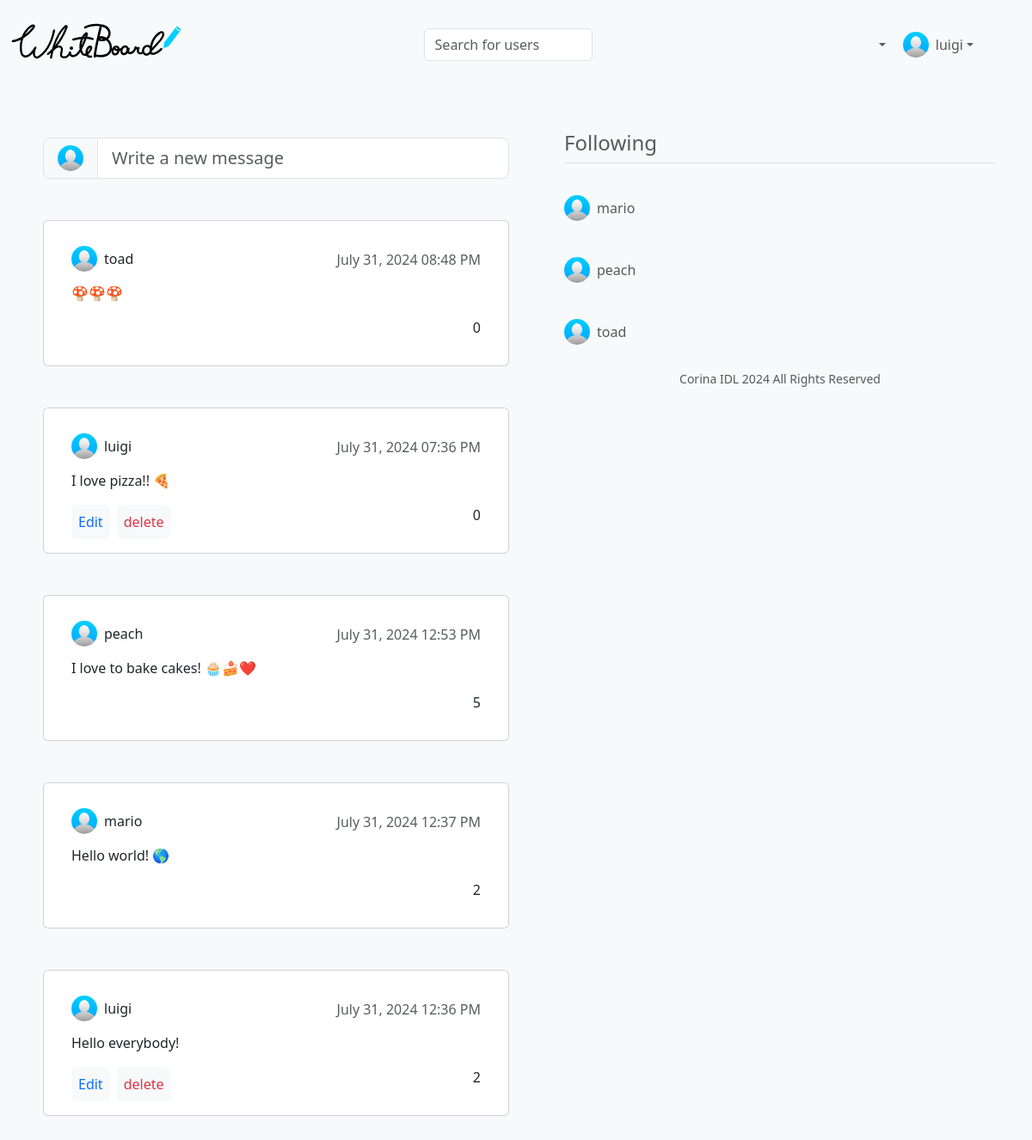
The page / (signed in) on the database as committed earlier.
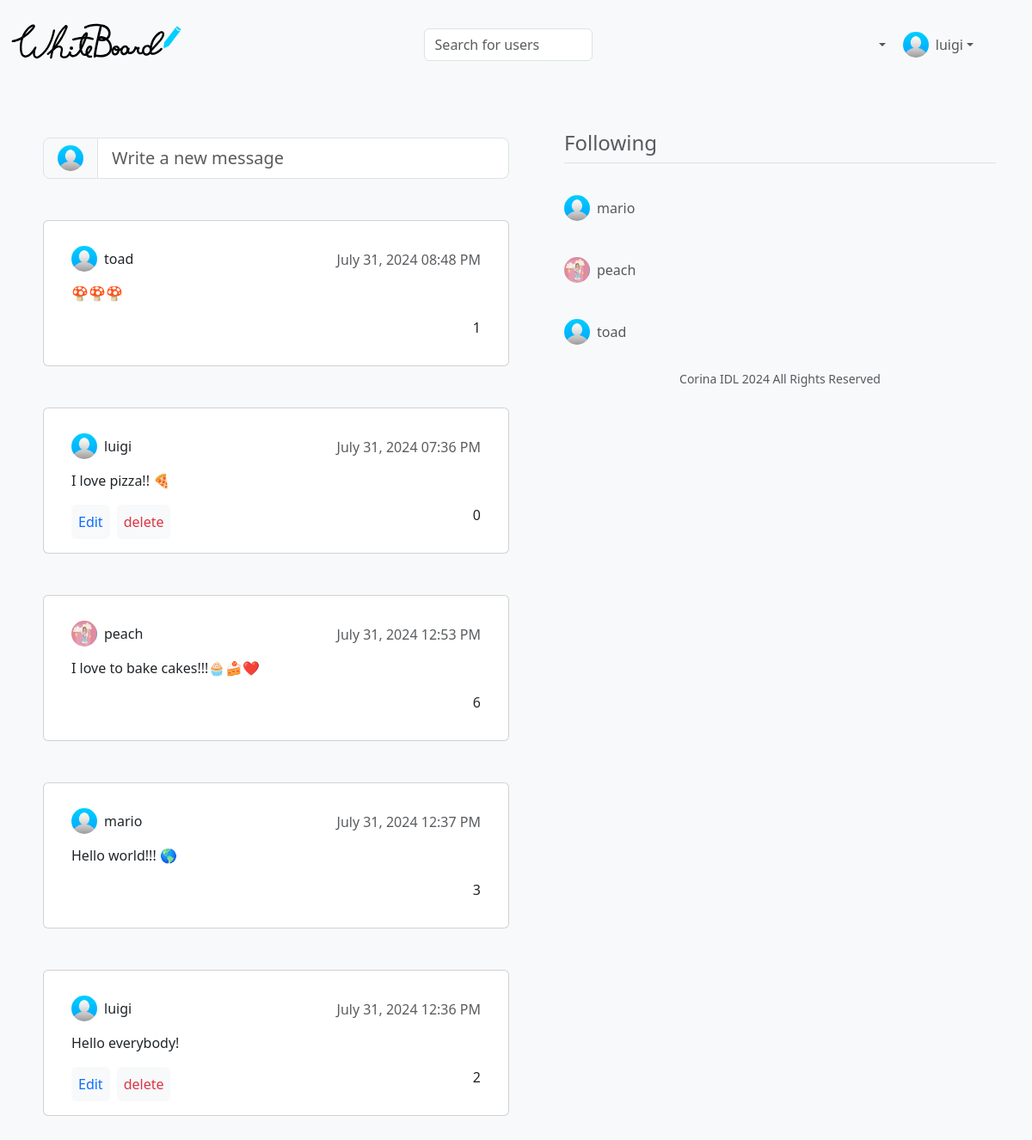
The same page on the database as committed later.
### tables this page shows
CREATE TABLE users (
	id INTEGER PRIMARY KEY AUTOINCREMENT NOT NULL,
	name TEXT NOT NULL,
	email TEXT NOT NULL,
	pass TEXT NOT NULL,
	username TEXT NOT NULL
, workplace TEXT, location TEXT, studies TEXT, phone NUMERIC, image TEXT NOT NULL DEFAULT "avatar.jpg", joined NUMERIC NOT NULL DEFAULT "2024-07-28");

CREATE TABLE messages (
	id INTEGER PRIMARY KEY AUTOINCREMENT NOT NULL,
	user_id INTEGER NOT NULL,
	content TEXT NOT NULL,
	date NUMERIC NOT NULL,
	likes INTEGER NOT NULL DEFAULT 0,
	FOREIGN KEY (user_id) REFERENCES users (id)
);

### app.py (the view)
@app.route("/")
@login_required
def index():
    users = db.execute("SELECT * FROM users WHERE id = ?", session["user_id"])
    path = "home"
    hack = db.execute("SELECT * FROM followers WHERE user_id = ? AND follows = ?", session["user_id"], session["user_id"])
    if not hack:
        db.execute("INSERT INTO followers (user_id, follows) VALUES (?, ?)", session["user_id"], session["user_id"])
    messages = db.execute("SELECT username, image, content, likes, date, messages.id, messages.user_id FROM users, messages, followers WHERE users.id = messages.user_id AND messages.user_id = followers.follows AND followers.user_id = ? ORDER BY date DESC", session["user_id"])
    following = db.execute("SELECT username, image FROM users, followers WHERE users.id = followers.follows AND followers.user_id = ? AND followers.follows != ? LIMIT 5", session["user_id"], session["user_id"])
    return render_template("index.html", users=users, messages=messages, following=following, path=path)

### app.py (called while the page is built)
@app.after_request
def after_request(response):
    response.headers["Cache-Control"] = "no-cache, no-store, must-revalidate"
    response.headers["Expires"] = 0
    response.headers["Pragma"] = "no-cache"
    return response

### helpers.py (called while the page is built)
def login_required(f):
    @wraps(f)
    def decorated_function(*args, **kwargs):
        if session.get("user_id") is None:
            return redirect("/login")
        return f(*args, **kwargs)
    return decorated_function

def format_date(date):
    if len(date) > 10:
        date_obj = datetime.datetime.strptime(date, '%Y-%m-%d %H:%M:%S')
        new_format = date_obj.strftime('%B %d, %Y %I:%M %p')
    else:
        date_obj = datetime.datetime.strptime(date, '%Y-%m-%d')
        new_format = date_obj.strftime('%B %d, %Y')
    return new_format

### templates/index.html (shortened to what this page needs)
{% extends "layout.html" %}
{% block main %}
    <div class="d-flex">
        <div class="flex-grow-1 mt-2 p-2">
            <div class="input-group input-group-lg mb-5">
                <span class="input-group-text" id="inputGroup-sizing-lg">
                    {% for user in users %}
                        <img src="../static/{{ user.image }}" class="rounded-circle" height="30" width="30" alt="Avatar" loading="lazy" />
                    {% endfor %}
                </span>
                <input id="new-message" type="text" class="form-control" aria-label="Sizing example input" aria-describedby="inputGroup-sizing-lg" placeholder="Write a new message" data-bs-toggle="modal" data-bs-target="#new-msg-modal">
            </div>
            <div class="message-board w-100">
                {% if messages %}
                    {% for msg in messages %}
                        <div class="card mb-5">
                            <div class="card-body mx-3">
                                <div class="d-flex align-items-center justify-content-between">
                                    <a class="nav-link d-flex align-items-center" href="/profile-{{ msg.username }}">
                                        <img src="../static/{{ msg.image }}" class="rounded-circle" height="30" width="30" alt="Avatar" loading="lazy" />
                                        <p class="mt-3 ms-2">{{ msg.username }}</p>
                                    </a>
                                    <h6 class="card-subtitle mt-1 text-body-secondary">{{ msg.date | format_date }}</h6>
                                </div>
                                <p class="card-text">{{ msg.content }}</p>
                                {% for user in users %}
                                    {% if msg.user_id|int() == user.id|int() %}
                                        <div class="d-flex justify-content-between gap-2">
                                            <div class="d-flex gap-2">
                                                <a href="#" class="p-2 bg-light rounded" data-bs-toggle="modal" data-bs-target="#edit-msg-modal-{{msg.id}}">Edit</a>
                                                <a href="#" class="p-2 bg-light rounded text-danger" data-bs-toggle="modal" data-bs-target="#delete-msg-modal-{{msg.id}}">delete</a>
                                            </div>
                                            <div class="d-flex gap-2">
                                                <a href="/liked/{{ path }}/{{msg.id}}/{{msg.user_id}}"><box-icon name='heart'></box-icon></a>
                                                <p>{{ msg.likes }}</p>
                                            </div>
                                        </div>
                                    {% else %}
                                        <div class="d-flex justify-content-end gap-2">
                                            <a href="/liked/{{ path }}/{{msg.id}}/{{msg.user_id}}"><box-icon name='heart'></box-icon></a>
                                            <p>{{ msg.likes }}</p>
                                        </div>
                                    {% endif %}
                                {% endfor %}
                            </div>
                        </div>
                    {% endfor %}
                {% else %}
                    <div class="card mb-5">
                        <div class="card-body mx-3 text-center">
                            <p class="h5 card-subtitle my-5 text-body-secondary">No messages to show yet</p>
                        </div>
                    </div>
                {% endif %}
            </div>
        </div>
        <div class="d-none d-sm-block ps-5 w-50">
            <div class="mb-lg-5 ms-2 me-0 text-muted">
                <strong class="d-block h4 my-2 pb-2 border-bottom">Following</strong>
                {% if following %}
                    <nav class="navbar">
                        <ul class="navbar-nav">
                            {% for user in following %}
                                <li class="nav-item">
                                    <a class="nav-link d-flex align-items-center" href="/profile-{{ user.username }}">
                                        <img src="../static/{{ user.image }}" class="rounded-circle" height="30" width="30" alt="Avatar" loading="lazy" />
                                        <p class="mt-3 ms-2">{{ user.username }}</p>
                                    </a>
                                </li>
                            {% endfor %}
                        </ul>
                    </nav>
                {% else %}
                    <p class="my-5 h6 text-center">You are not following any user yet</p>
                {% endif %}
                <footer class="mb-5">
                    <p class="mb-3 small text-center text-muted">
                        Corina IDL <span id="date"></span> All Rights Reserved
                    </p>
                </footer>
            </div>
        </div>
    </div>
{% endblock %}

### templates/layout.html (shortened to what this page needs)
<!DOCTYPE html>
<html lang="en">
<head>
    <link href="https://cdn.jsdelivr.net/npm/bootstrap@5.3.3/dist/css/bootstrap.min.css" rel="stylesheet">
    <link rel="stylesheet" href="../static/styles.css">
</head>
<body class="bg-light">
    <nav class="bg-light navbar navbar-expand-md navbar-light sticky-top">
        <div class="container-fluid">
            <a class="navbar-brand" href="/">
                <img src="../static/whiteboard-logo.svg" alt="WhiteBoard logo" width="200" loading="lazy">
            </a>
            <div class="collapse navbar-collapse" id="navbar">
                {% if session["user_id"] %}
                    <div class="container-lg mt-2">
                        <form action="/search" class="d-flex align-items-center" role="search">
                            <input class="form-control me-2" type="search" placeholder="Search for users" aria-label="Search" name="user" autocomplete="off">
                            <button class="search-btn" type="submit">
                                <box-icon name='search'></box-icon>
                            </button>
                        </form>
                    </div>
                    <ul class="navbar-nav ms-auto mt-2 d-md-flex align-items-md-center">
                        <li class="nav-item dropdown me-1">
                            <a href="#" class="nav-link dropdown-toggle d-flex align-items-center" data-bs-toggle="dropdown" data-bs-auto-close="outside" aria-expanded="false">
                                <box-icon name='heart'></box-icon>
                            </a>
                        </li>
                        <li class="nav-item dropdown me-lg-5">
                            {% for user in users %}
                                <a class="nav-link dropdown-toggle d-flex align-items-center" href="#" data-bs-toggle="dropdown" aria-expanded="false" data-bs-auto-close="outside">
                                    <img src="../static/{{ user.image }}" class="rounded-circle" height="30" width="30" alt="Avatar" loading="lazy" />
                                    <p class="mt-3 ms-2">{{ user.username }}</p>
                                </a>
                            {% endfor %}
                        </li>
                    </ul>
                {% endif %}
            </div>
        </div>
    </nav>
    <main class="container py-5">
        {% block main %}{% endblock %}
    </main>
</body>
</html>

### static/styles.css (style rules this page uses)
:root { --blue: #00b7ff; }
* { margin: 0; padding: 0; box-sizing: border-box; }
a { text-decoration: none; }
.search-btn { background: transparent; border: none; }

Rows that differ between the two databases and show on the page:
changed messages "July 31, 2024 08:48 PM": likes "0" → "1"
changed messages "peach": image: picture added in place of a placeholder; content "I love to bake cakes! 🧁🍰❤️" → "I love to bake cakes!!!🧁🍰❤️"; likes "5" → "6"
changed messages "mario": content "Hello world! 🌎" → "Hello world!!! 🌎"; likes "2" → "3"
changed users "peach": image: picture added in place of a placeholder
